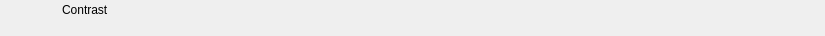
<?xml version="1.0" encoding="UTF-8"?>
<ui version="4.0">
 <class>RundownContrastWidget</class>
 <widget class="QWidget" name="RundownContrastWidget">
  <property name="geometry">
   <rect>
    <x>0</x>
    <y>0</y>
    <width>825</width>
    <height>36</height>
   </rect>
  </property>
  <layout class="QHBoxLayout" name="horizontalLayout">
   <property name="spacing">
    <number>0</number>
   </property>
   <property name="margin">
    <number>0</number>
   </property>
   <item>
    <widget class="QFrame" name="frameItem">
     <property name="sizePolicy">
      <sizepolicy hsizetype="Preferred" vsizetype="Fixed">
       <horstretch>0</horstretch>
       <verstretch>0</verstretch>
      </sizepolicy>
     </property>
     <property name="minimumSize">
      <size>
       <width>0</width>
       <height>36</height>
      </size>
     </property>
     <widget class="QLabel" name="labelIcon">
      <property name="geometry">
       <rect>
        <x>22</x>
        <y>2</y>
        <width>32</width>
        <height>32</height>
       </rect>
      </property>
      <property name="text">
       <string/>
      </property>
      <property name="pixmap">
       <pixmap resource="../Widgets.qrc">:/Graphics/Images/Contrast.png</pixmap>
      </property>
      <property name="scaledContents">
       <bool>true</bool>
      </property>
     </widget>
     <widget class="QLabel" name="labelChannel">
      <property name="geometry">
       <rect>
        <x>0</x>
        <y>0</y>
        <width>0</width>
        <height>0</height>
       </rect>
      </property>
      <property name="text">
       <string></string>
      </property>
     </widget>
     <widget class="QLabel" name="labelLabel">
      <property name="geometry">
       <rect>
        <x>62</x>
        <y>2</y>
        <width>5000</width>
        <height>16</height>
       </rect>
      </property>
      <property name="text">
       <string>Contrast</string>
      </property>
     </widget>
     <widget class="QLabel" name="labelVideolayer">
      <property name="geometry">
       <rect>
        <x>140</x>
        <y>19</y>
        <width>40</width>
        <height>16</height>
       </rect>
      </property>
      <property name="text">
       <string></string>
      </property>
     </widget>
     <widget class="QLabel" name="labelColor">
      <property name="geometry">
       <rect>
        <x>0</x>
        <y>0</y>
        <width>18</width>
        <height>36</height>
       </rect>
      </property>
      <property name="text">
       <string/>
      </property>
     </widget>
     <widget class="QLabel" name="labelGroupColor">
      <property name="geometry">
       <rect>
        <x>0</x>
        <y>0</y>
        <width>6</width>
        <height>36</height>
       </rect>
      </property>
      <property name="text">
       <string/>
      </property>
     </widget>
     <widget class="QLabel" name="labelDevice">
      <property name="geometry">
       <rect>
        <x>62</x>
        <y>19</y>
        <width>75</width>
        <height>16</height>
       </rect>
      </property>
      <property name="text">
       <string></string>
      </property>
     </widget>
     <widget class="QLabel" name="labelDelay">
      <property name="geometry">
       <rect>
        <x>185</x>
        <y>19</y>
        <width>55</width>
        <height>16</height>
       </rect>
      </property>
      <property name="text">
       <string></string>
      </property>
     </widget>
     <widget class="QLabel" name="labelRemoteTriggerId">
      <property name="geometry">
       <rect>
        <x>245</x>
        <y>19</y>
        <width>70</width>
        <height>16</height>
       </rect>
      </property>
      <property name="text">
       <string></string>
      </property>
     </widget>
    </widget>
   </item>
   <item>
    <widget class="QFrame" name="frameStatus">
     <property name="minimumSize">
      <size>
       <width>77</width>
       <height>0</height>
      </size>
     </property>
     <property name="maximumSize">
      <size>
       <width>77</width>
       <height>16777215</height>
      </size>
     </property>
     <widget class="QLabel" name="labelGpiConnected">
      <property name="geometry">
       <rect>
        <x>1</x>
        <y>2</y>
        <width>32</width>
        <height>32</height>
       </rect>
      </property>
      <property name="minimumSize">
       <size>
        <width>32</width>
        <height>32</height>
       </size>
      </property>
      <property name="maximumSize">
       <size>
        <width>32</width>
        <height>32</height>
       </size>
      </property>
      <property name="lineWidth">
       <number>0</number>
      </property>
      <property name="text">
       <string/>
      </property>
      <property name="pixmap">
       <pixmap resource="../Widgets.qrc">:/Graphics/Images/GpiConnected.png</pixmap>
      </property>
      <property name="scaledContents">
       <bool>true</bool>
      </property>
     </widget>
     <widget class="QLabel" name="labelDisconnected">
      <property name="geometry">
       <rect>
        <x>32</x>
        <y>2</y>
        <width>32</width>
        <height>32</height>
       </rect>
      </property>
      <property name="minimumSize">
       <size>
        <width>32</width>
        <height>32</height>
       </size>
      </property>
      <property name="maximumSize">
       <size>
        <width>32</width>
        <height>32</height>
       </size>
      </property>
      <property name="text">
       <string/>
      </property>
      <property name="pixmap">
       <pixmap resource="../Widgets.qrc">:/Graphics/Images/Disconnected.png</pixmap>
      </property>
      <property name="scaledContents">
       <bool>true</bool>
      </property>
     </widget>
     <widget class="QLabel" name="labelActiveColor">
      <property name="geometry">
       <rect>
        <x>69</x>
        <y>0</y>
        <width>8</width>
        <height>36</height>
       </rect>
      </property>
      <property name="minimumSize">
       <size>
        <width>8</width>
        <height>36</height>
       </size>
      </property>
      <property name="maximumSize">
       <size>
        <width>8</width>
        <height>36</height>
       </size>
      </property>
      <property name="text">
       <string/>
      </property>
     </widget>
    </widget>
   </item>
  </layout>
 </widget>
 <resources>
  <include location="../Widgets.qrc"/>
 </resources>
 <connections/>
 <slots>
  <slot>addToCombo()</slot>
 </slots>
</ui>
